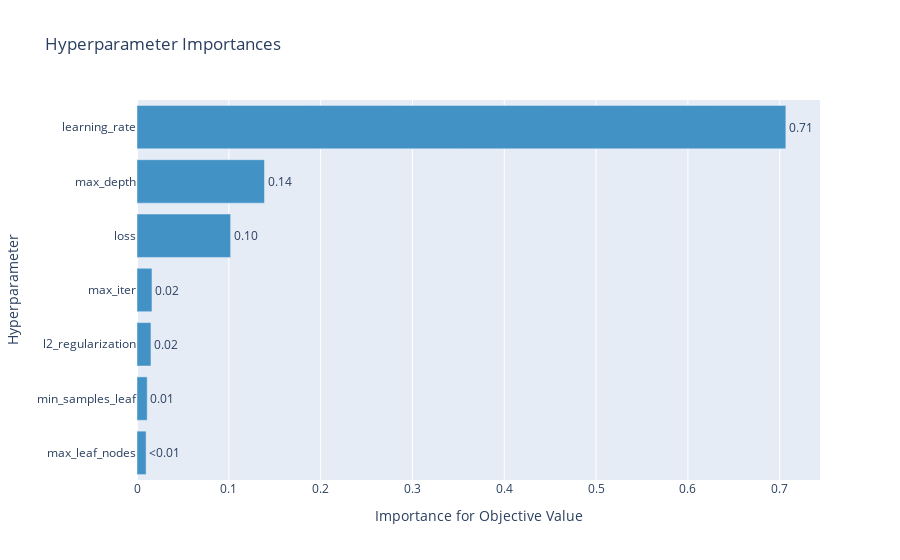

The notebook cell this image was saved under:
### Code cell
from optuna.visualization import plot_param_importances

plot_param_importances(study)

### Figure 1 — Plotly figure (JSON) as saved in the notebook; plotly's stock layout.template omitted (floating-point values rounded to 4 significant figures)
{"data": [{"cliponaxis": false, "hovertemplate": ["max_leaf_nodes (IntDistribution): 0.009892001038981005<extra></extra>", "min_samples_leaf (IntDistribution): 0.011118440644278825<extra></extra>", "l2_regularization (FloatDistribution): 0.015207729135663874<extra></extra>", "max_iter (IntDistribution): 0.016304091176569224<extra></extra>", "loss (CategoricalDistribution): 0.10196625526636469<extra></extra>", "max_depth (IntDistribution): 0.13885826078152513<extra></extra>", "learning_rate (FloatDistribution): 0.7066532219566172<extra></extra>"], "marker": {"color": "rgb(66,146,198)"}, "orientation": "h", "text": ["<0.01", "0.01", "0.02", "0.02", "0.10", "0.14", "0.71"], "textposition": "outside", "type": "bar", "x": [0.009892, 0.01112, 0.01521, 0.0163, 0.102, 0.1389, 0.7067], "y": ["max_leaf_nodes", "min_samples_leaf", "l2_regularization", "max_iter", "loss", "max_depth", "learning_rate"]}], "layout": {"autosize": true, "showlegend": false, "title": {"text": "Hyperparameter Importances"}, "xaxis": {"autorange": true, "range": [0, 0.7438], "title": {"text": "Importance for Objective Value"}, "type": "linear"}, "yaxis": {"autorange": true, "range": [-0.5, 6.5], "title": {"text": "Hyperparameter"}, "type": "category"}}}
